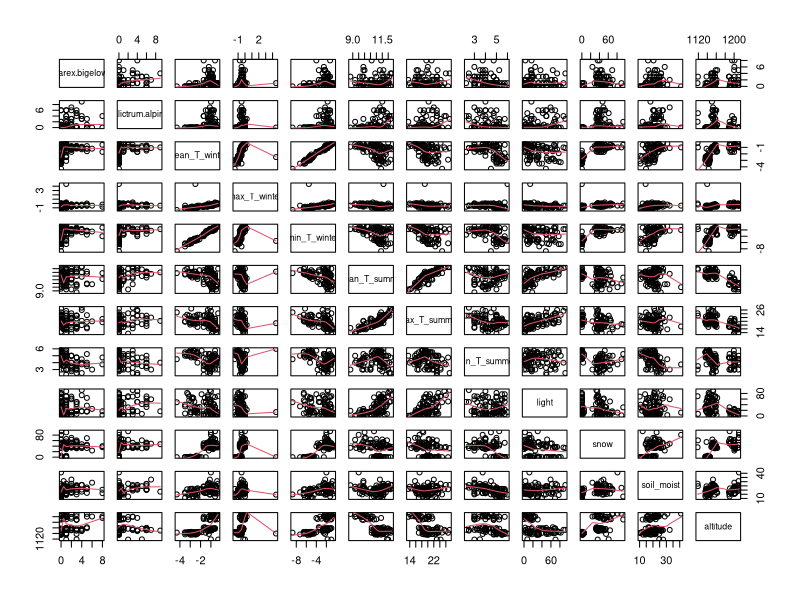

This chart was generated by the following R code:
rm(list=ls())
plants = read.csv('alpineplants.csv')
head(plants)



#everything
m1 = lm(plants$Carex.bigelowii ~ plants$mean_T_winter + plants$max_T_winter + plants$min_T_winter + plants$mean_T_summer + plants$max_T_summer + plants$min_T_summer + plants$snow + plants$soil_moist + plants$light + plants$altitude)
#optional no need plants$ but at the end ",data=plants" instead

pairs(plants, panel = 'panel.smooth')
#This graph show the coleration between different variables, if it showed high dependence (like min T winter and mean winter), we should remove 1 in those two
library(car)
vif(m1)  #The highest value is mean winter and min winter, if the VIF greater than 3 is consider problem
#thus remove the mean of winter 


#would remove mean winter and mean summer
m2 = update(m1, .~. -plants$mean_T_winter-plants$mean_T_summer)




#Do 
vif(m2)

